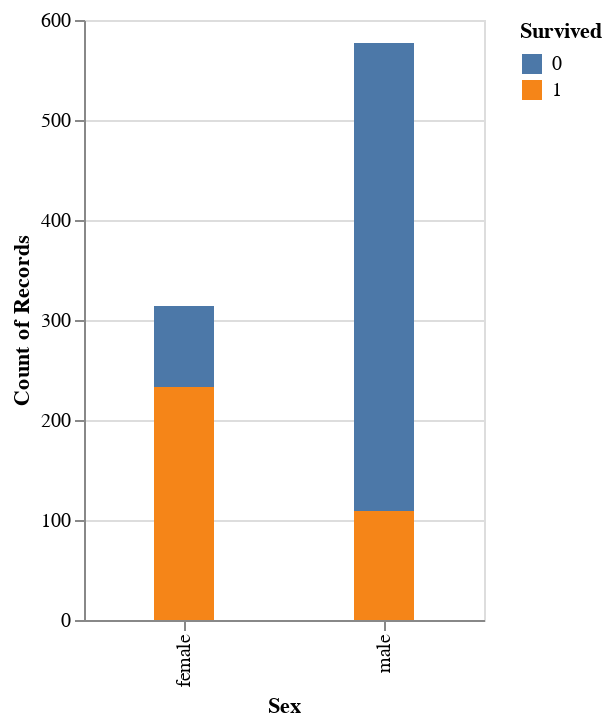

The notebook cell saved with this chart:
### Markdown cell above
#### Sex (Sexo)

### Code cell
graf.mark_bar(size=30).encode(
    x='Sex:N',
    y='count(Survived)',
    color='Survived:N',
    #column='Survived'
    ).properties(width=200)

### Figure 1 — Vega-Lite specification as saved in the notebook (floating-point values rounded to 4 significant figures; data arrays with more than 128 entries replaced by an {"elided": "..."} marker saying what was removed)
{"config": {"view": {"continuousWidth": 400, "continuousHeight": 300}}, "data": {"name": "data-93290830beea3a875eeab316df346c54"}, "mark": {"type": "bar", "size": 30}, "encoding": {"color": {"field": "Survived", "type": "nominal"}, "x": {"field": "Sex", "type": "nominal"}, "y": {"aggregate": "count", "field": "Survived", "type": "quantitative"}}, "width": 200, "$schema": "https://vega.github.io/schema/vega-lite/v4.17.0.json", "datasets": {"data-93290830beea3a875eeab316df346c54": {"elided": "891 records"}}}
